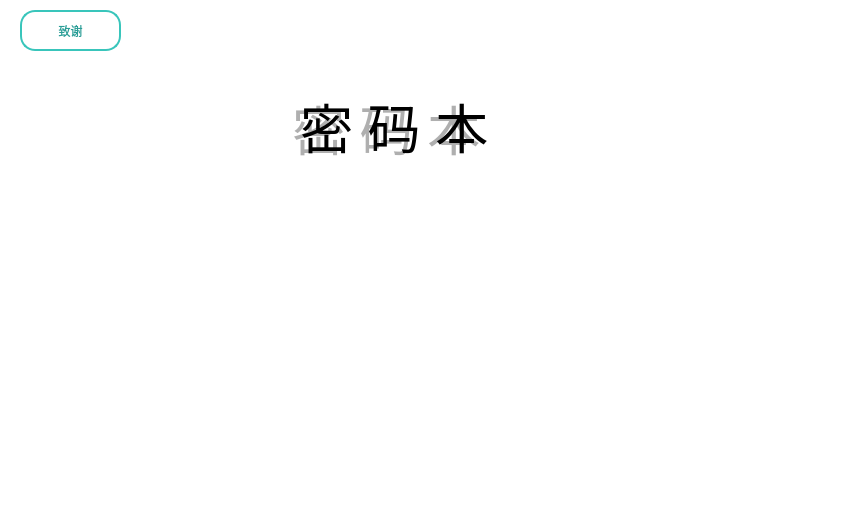
    <widget class="QWidget" name="page">
     <property name="styleSheet">
      <string notr="true">background: transparent;</string>
     </property>
     <widget class="QFrame" name="glass_panel_start">
      <property name="geometry">
       <rect>
        <x>265</x>
        <y>60</y>
        <width>290</width>
        <height>220</height>
       </rect>
      </property>
      <property name="styleSheet">
       <string notr="true">background: rgba(255, 255, 255, 0.06); border: 1px solid rgba(255, 255, 255, 0.12); border-radius: 24px;</string>
      </property>
      <property name="frameShape">
       <enum>QFrame::Shape::NoFrame</enum>
      </property>
     </widget>
     <widget class="QLabel" name="deco_note_1">
      <property name="geometry">
       <rect>
        <x>430</x>
        <y>90</y>
        <width>180</width>
        <height>180</height>
       </rect>
      </property>
      <property name="styleSheet">
       <string notr="true">color: rgba(255, 255, 255, 20); background: transparent; font: 100pt &quot;Segoe UI Symbol&quot;;</string>
      </property>
      <property name="text">
       <string>♪</string>
      </property>
      <property name="alignment">
       <set>Qt::AlignmentFlag::AlignCenter</set>
      </property>
     </widget>
     <widget class="QLabel" name="deco_note_2">
      <property name="geometry">
       <rect>
        <x>685</x>
        <y>25</y>
        <width>60</width>
        <height>60</height>
       </rect>
      </property>
      <property name="styleSheet">
       <string notr="true">color: rgba(255, 255, 255, 40); background: transparent; font: 32pt &quot;Segoe UI Symbol&quot;;</string>
      </property>
      <property name="text">
       <string>♫</string>
      </property>
      <property name="alignment">
       <set>Qt::AlignmentFlag::AlignCenter</set>
      </property>
     </widget>
     <widget class="QLabel" name="deco_note_3">
      <property name="geometry">
       <rect>
        <x>95</x>
        <y>355</y>
        <width>70</width>
        <height>70</height>
       </rect>
      </property>
      <property name="styleSheet">
       <string notr="true">color: rgba(255, 255, 255, 30); background: transparent; font: 38pt &quot;Segoe UI Symbol&quot;;</string>
      </property>
      <property name="text">
       <string>♬</string>
      </property>
      <property name="alignment">
       <set>Qt::AlignmentFlag::AlignCenter</set>
      </property>
     </widget>
     <widget class="QLabel" name="deco_note_4">
      <property name="geometry">
       <rect>
        <x>605</x>
        <y>40</y>
        <width>30</width>
        <height>30</height>
       </rect>
      </property>
      <property name="styleSheet">
       <string notr="true">color: rgba(255, 255, 255, 55); background: transparent; font: 16pt &quot;Segoe UI Symbol&quot;;</string>
      </property>
      <property name="text">
       <string>♩</string>
      </property>
      <property name="alignment">
       <set>Qt::AlignmentFlag::AlignCenter</set>
      </property>
     </widget>
     <widget class="QLabel" name="JieMian_1_photo">
      <property name="geometry">
       <rect>
        <x>500</x>
        <y>220</y>
        <width>341</width>
        <height>301</height>
       </rect>
      </property>
      <property name="styleSheet">
       <string notr="true"/>
      </property>
      <property name="text">
       <string/>
      </property>
      <property name="pixmap">
       <pixmap resource="miku_photo.qrc">:/new/prefix1/miku_peg-removebg-preview.png</pixmap>
      </property>
      <property name="scaledContents">
       <bool>true</bool>
      </property>
     </widget>
     <widget class="QPushButton" name="zhixie">
      <property name="geometry">
       <rect>
        <x>20</x>
        <y>10</y>
        <width>101</width>
        <height>41</height>
       </rect>
      </property>
      <property name="cursor">
       <cursorShape>PointingHandCursor</cursorShape>
      </property>
      <property name="styleSheet">
       <string notr="true">QPushButton {
    background: qlineargradient(x1:0, y1:0, x2:1, y2:1,
        stop:0 #FFFFFF, stop:1 #E0F7F5);
    color: #2A9D96;
    border: 2px solid #39C5BB;
    border-radius: 15px;
    padding: 6px 18px;
    font: bold 14pt &quot;Microsoft YaHei&quot;;
}
QPushButton:hover {
    background: qlineargradient(x1:0, y1:0, x2:1, y2:1,
        stop:0 #E0F7F5, stop:1 #FFFFFF);
    color: #1A7A75;
    border: 2px solid #2A9D96;
}
QPushButton:pressed {
    background: #B8E8E3;
    color: #1A7A75;
}
</string>
      </property>
      <property name="text">
       <string>致谢</string>
      </property>
     </widget>
     <widget class="QLabel" name="titleLabel">
      <property name="geometry">
       <rect>
        <x>300</x>
        <y>90</y>
        <width>191</width>
        <height>71</height>
       </rect>
      </property>
      <property name="font">
       <font>
        <pointsize>40</pointsize>
       </font>
      </property>
      <property name="styleSheet">
       <string notr="true">background: transparent;
</string>
      </property>
      <property name="text">
       <string>密 码 本</string>
      </property>
     </widget>
     <widget class="QPushButton" name="jinru">
      <property name="geometry">
       <rect>
        <x>20</x>
        <y>440</y>
        <width>271</width>
        <height>51</height>
       </rect>
      </property>
      <property name="cursor">
       <cursorShape>PointingHandCursor</cursorShape>
      </property>
      <property name="styleSheet">
       <string notr="true">QPushButton {
    background: qlineargradient(x1:0, y1:0, x2:1, y2:0,
        stop:0 #2A9D96, stop:1 #39C5BB);
    color: #FFFFFF;
    border: none;
    border-radius: 22px;
    padding: 10px 30px;
    font: bold 16pt &quot;Microsoft YaHei&quot;;
}
QPushButton:hover {
    background: qlineargradient(x1:0, y1:0, x2:1, y2:0,
        stop:0 #39C5BB, stop:1 #4FD4C9);
}
QPushButton:pressed {
    background: #2A9D96;
}
</string>
      </property>
      <property name="text">
       <string>进入→</string>
      </property>
     </widget>
     <widget class="QLabel" name="titleLabel_2">
      <property name="geometry">
       <rect>
        <x>292</x>
        <y>92</y>
        <width>191</width>
        <height>71</height>
       </rect>
      </property>
      <property name="font">
       <font>
        <pointsize>40</pointsize>
       </font>
      </property>
      <property name="styleSheet">
       <string notr="true">color: rgba(0, 0, 0, 80);</string>
      </property>
      <property name="text">
       <string>密 码 本</string>
      </property>
     </widget>
     <widget class="QLabel" name="subtitleLabel_start">
      <property name="geometry">
       <rect>
        <x>220</x>
        <y>165</y>
        <width>360</width>
        <height>25</height>
       </rect>
      </property>
      <property name="styleSheet">
       <string notr="true">color: rgba(255, 255, 255, 200); background: transparent; font: 10pt &quot;Microsoft YaHei&quot;;</string>
      </property>
      <property name="text">
       <string>Hatsune Miku Password Manager</string>
      </property>
      <property name="alignment">
       <set>Qt::AlignmentFlag::AlignCenter</set>
      </property>
     </widget>
     <widget class="QFrame" name="deco_line_start">
      <property name="geometry">
       <rect>
        <x>350</x>
        <y>193</y>
        <width>100</width>
        <height>2</height>
       </rect>
      </property>
      <property name="styleSheet">
       <string notr="true">background: rgba(255, 255, 255, 100); border-radius: 1px;</string>
      </property>
      <property name="frameShape">
       <enum>QFrame::Shape::NoFrame</enum>
      </property>
     </widget>
     <widget class="QLabel" name="morenmima_label">
      <property name="geometry">
       <rect>
        <x>310</x>
        <y>205</y>
        <width>180</width>
        <height>20</height>
       </rect>
      </property>
      <property name="font">
       <font>
        <pointsize>10</pointsize>
       </font>
      </property>
      <property name="styleSheet">
       <string notr="true">color: rgba(255, 255, 255, 180); background: transparent;</string>
      </property>
      <property name="text">
       <string>默认密码是：miku</string>
      </property>
      <property name="alignment">
       <set>Qt::AlignmentFlag::AlignCenter</set>
      </property>
     </widget>
     <widget class="QLabel" name="label_6">
      <property name="geometry">
       <rect>
        <x>270</x>
        <y>230</y>
        <width>260</width>
        <height>20</height>
       </rect>
      </property>
      <property name="font">
       <font>
        <family>hooge 05_53</family>
        <pointsize>10</pointsize>
       </font>
      </property>
      <property name="styleSheet">
       <string notr="true">color: rgba(255, 255, 255, 140); background: transparent;</string>
      </property>
      <property name="text">
       <string>你也许会忘记密码，但有人会记着</string>
      </property>
      <property name="alignment">
       <set>Qt::AlignmentFlag::AlignCenter</set>
      </property>
     </widget>
     <zorder>glass_panel_start</zorder>
     <zorder>deco_note_1</zorder>
     <zorder>deco_note_2</zorder>
     <zorder>deco_note_3</zorder>
     <zorder>deco_note_4</zorder>
     <zorder>JieMian_1_photo</zorder>
     <zorder>zhixie</zorder>
     <zorder>jinru</zorder>
     <zorder>titleLabel_2</zorder>
     <zorder>titleLabel</zorder>
     <zorder>subtitleLabel_start</zorder>
     <zorder>deco_line_start</zorder>
     <zorder>morenmima_label</zorder>
     <zorder>label_6</zorder>
    </widget>
